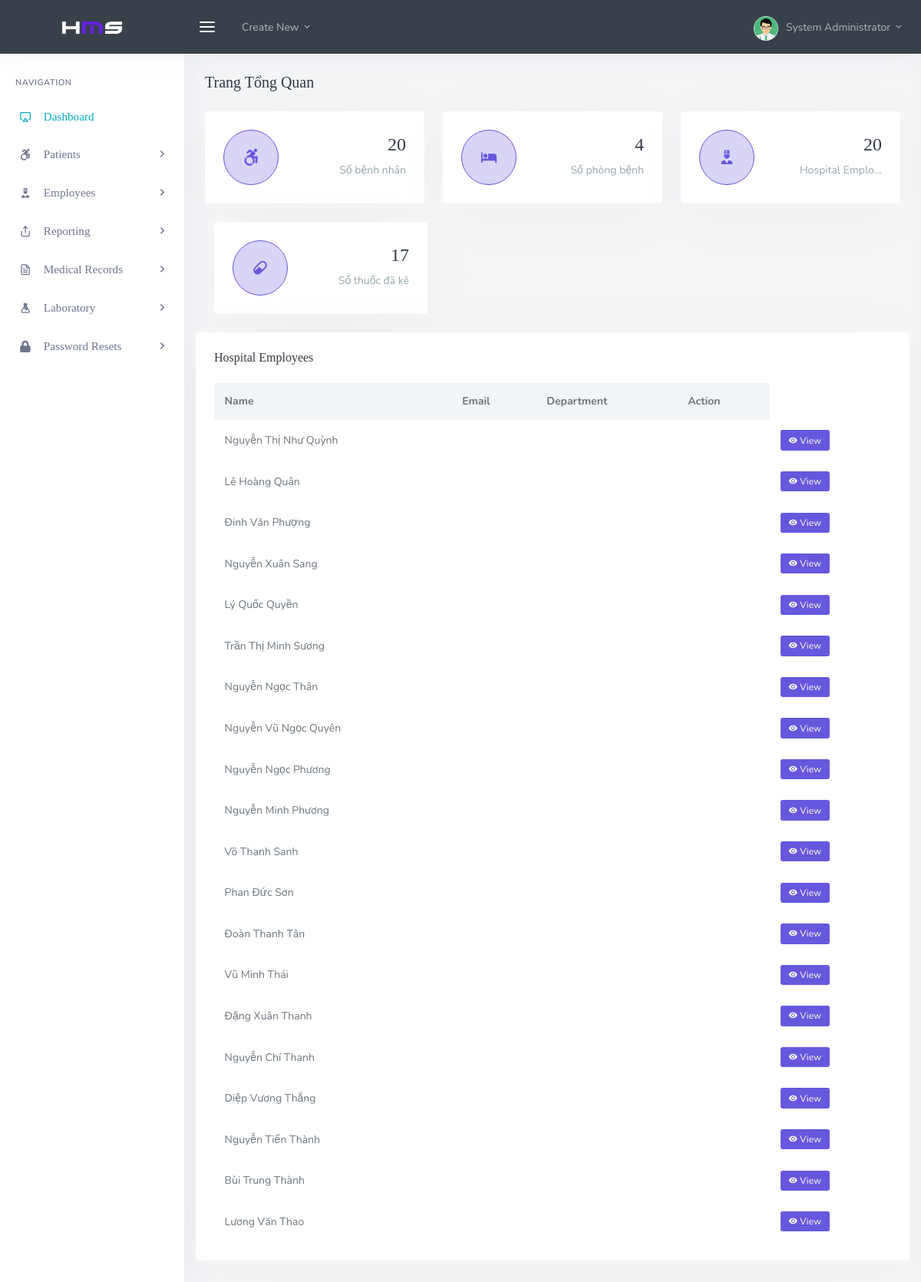
The page /backend/admin/his_admin_dashboard.php (signed in) on the database its author committed.
### tables this page shows
CREATE TABLE `his_admin` (
  `ad_id` int(20) NOT NULL,
  `ad_fname` varchar(200) DEFAULT NULL,
  `ad_lname` varchar(200) DEFAULT NULL,
  `ad_email` varchar(200) DEFAULT NULL,
  `ad_pwd` varchar(200) DEFAULT NULL,
  `ad_dpic` varchar(200) DEFAULT NULL
);

CREATE TABLE `quarantine_camp_staff` (
  `Quarantine_camp_Staff_ID` int(255) NOT NULL,
  `Name` varchar(255) NOT NULL,
  `Gender` varchar(255) NOT NULL,
  `Phone` varchar(255) NOT NULL,
  `Identity_Number` int(255) NOT NULL
);

### backend/admin/his_admin_dashboard.php (the view, shortened to what this page needs)
<?php
  include('assets/inc/config.php');
?>
<!DOCTYPE html>
<html lang="en">
    <?php include("assets/inc/head.php");?>
    <body>
        <div id="wrapper">
            <?php include('assets/inc/nav.php');?>
            <?php include('assets/inc/sidebar.php');?>
            <div class="content-page">
                <div class="content">
                    <div class="container-fluid">
                        <div class="row">
                            <div class="col-12">
                                <div class="page-title-box">
                                    <h4 class="page-title">Trang Tổng Quan</h4>
                                </div>
                            </div>
                        </div>
                        <div class="row">
                            <div class="col-md-6 col-xl-4">
                                <div class="widget-rounded-circle card-box">
                                    <div class="row">
                                        <div class="col-6">
                                            <div class="avatar-lg rounded-circle bg-soft-primary border-primary border">
                                                <i class="fab fa-accessible-icon  font-22 avatar-title text-primary"></i>
                                            </div>
                                        </div>
                                        <div class="col-6">
                                            <div class="text-right">
                                                <?php
                                                    $result ="SELECT count(*) FROM patient ";
                                                    $stmt = $mysqli->prepare($result);
                                                    $stmt->execute();
                                                    $stmt->bind_result($outpatient);
                                                ?>
                                                <h3 class="text-dark mt-1"><span data-plugin="counterup"><?php echo $outpatient;?></span></h3>
                                                <p class="text-muted mb-1 text-truncate">Số bệnh nhân</p>
                                            </div>
                                        </div>
                                    </div>
                                </div>
                            </div>
                            <div class="col-md-6 col-xl-4">
                                <div class="widget-rounded-circle card-box">
                                    <div class="row">
                                        <div class="col-6">
                                            <div class="avatar-lg rounded-circle bg-soft-primary border-primary border">
                                                <i class="mdi mdi-hotel   font-22 avatar-title text-primary"></i>
                                            </div>
                                        </div>
                                        <div class="col-6">
                                            <div class="text-right">
                                                <?php
                                                    $result ="SELECT count(*) FROM room ";
                                                    $stmt = $mysqli->prepare($result);
                                                    $stmt->execute();
                                                    $stmt->bind_result($inpatient);
                                                ?>
                                                <h3 class="text-dark mt-1"><span data-plugin="counterup"><?php echo $inpatient;?></span></h3>
                                                <p class="text-muted mb-1 text-truncate">Số phòng bệnh</p>
                                            </div>
                                        </div>
                                    </div>
                                </div>
                            </div>
                            <div class="col-md-6 col-xl-4">
                                <div class="widget-rounded-circle card-box">
                                    <div class="row">
                                        <div class="col-6">
                                            <div class="avatar-lg rounded-circle bg-soft-primary border-primary border">
                                                <i class="mdi mdi-doctor font-22 avatar-title text-primary"></i>
                                            </div>
                                        </div>
                                        <div class="col-6">
                                            <div class="text-right">
                                                <?php
                                                    $result ="SELECT count(*) FROM quarantine_camp_staff ";
                                                    $stmt = $mysqli->prepare($result);
                                                    $stmt->execute();
                                                    $stmt->bind_result($doc);
                                                ?>
                                                <h3 class="text-dark mt-1"><span data-plugin="counterup"><?php echo $doc;?></span></h3>
                                                <p class="text-muted mb-1 text-truncate">Hospital Employees</p>
                                            </div>
                                        </div>
                                    </div>
                                </div>
                            </div>
                        </div>
                            <div class="col-md-6 col-xl-4">
                                <div class="widget-rounded-circle card-box">
                                    <div class="row">
                                        <div class="col-6">
                                            <div class="avatar-lg rounded-circle bg-soft-primary border-primary border">
                                                <i class="mdi mdi-pill font-22 avatar-title text-primary"></i>
                                            </div>
                                        </div>
                                        <div class="col-6">
                                            <div class="text-right">
                                                <?php
                                                    $result ="SELECT count(*) FROM medication ";
                                                    $stmt = $mysqli->prepare($result);
                                                    $stmt->execute();
                                                    $stmt->bind_result($phar);
                                                ?>
                                                <h3 class="text-dark mt-1"><span data-plugin="counterup"><?php echo $phar;?></span></h3>
                                                <p class="text-muted mb-1 text-truncate">Số thuốc đã kê</p>
                                            </div>
                                        </div>
                                    </div>
                                </div>
                            </div>
                        </div>
                        <div class="row">
                            <div class="col-xl-12">
                                <div class="card-box">
                                    <h4 class="header-title mb-3">Hospital Employees</h4>
                                    <div class="table-responsive">
                                        <table class="table table-borderless table-hover table-centered m-0">
                                            <thead class="thead-light">
                                                <tr>
                                                    <th>Name</th>
                                                    <th>Email</th>
                                                    <th>Department</th>
                                                    <th>Action</th>
                                                </tr>
                                            </thead>
                                            <?php
                                                $ret="SELECT * FROM quarantine_camp_staff ";
                                                $stmt= $mysqli->prepare($ret) ;
                                                $stmt->execute() ;
                                                $res=$stmt->get_result();
                                                while($row=$res->fetch_object())
                                                {
                                            ?>
                                            <tbody>
                                                <tr>
                                                    <td>
                                                    <?php echo $row->Name;?>
                                                    </td>
                                                    <td>
                                                    </td>
                                                    <td>
                                                    </td>
                                                    <td>
                                                    </td>
                                                    <td>
                                                        <a href="his_admin_view_single_employee.php?doc_id=<?php echo $row->doc_id;?>&&doc_number=<?php echo $row->doc_number;?>" class="btn btn-xs btn-primary"><i class="mdi mdi-eye"></i> View</a>
                                                    </td>
                                                </tr>
                                            </tbody>
                                            <?php }?>
                                        </table>
                                    </div>
                                </div>
                            </div>
                        </div>
                    </div>
                </div>
            </div>
    </body>
</html>

### backend/admin/assets/inc/nav.php (shortened to what this page needs)
<?php
    $aid=$_SESSION['ad_id'];
    $ret="select * from his_admin where ad_id=?";
    $stmt= $mysqli->prepare($ret) ;
    $stmt->bind_param('i',$aid);
    $stmt->execute() ;
    $res=$stmt->get_result();
    while($row=$res->fetch_object())
    {
?>
    <div class="navbar-custom">
        <ul class="list-unstyled topnav-menu float-right mb-0">
            <li class="d-none d-sm-block">
            </li>
            <li class="dropdown notification-list">
                <a class="nav-link dropdown-toggle nav-user mr-0 waves-effect waves-light" data-toggle="dropdown" href="#" role="button" aria-haspopup="false" aria-expanded="false">
                    <img src="assets/images/users/<?php echo $row->ad_dpic;?>" alt="dpic" class="rounded-circle">
                    <span class="pro-user-name ml-1">
                        <?php echo $row->ad_fname;?> <?php echo $row->ad_lname;?> <i class="mdi mdi-chevron-down"></i>
                    </span>
                </a>
            </li>
        </ul>
        <div class="logo-box">
            <a href="his_admin_dashboard.php" class="logo text-center">
                <span class="logo-lg">
                    <img src="assets/images/logo-light.png" alt="" height="18">
                </span>
            </a>
        </div>
        <ul class="list-unstyled topnav-menu topnav-menu-left m-0">
            <li>
                <button class="button-menu-mobile waves-effect waves-light">
                    <i class="fe-menu"></i>
                </button>
            </li>
            <li class="dropdown d-none d-lg-block">
                <a class="nav-link dropdown-toggle waves-effect waves-light" data-toggle="dropdown" href="#" role="button" aria-haspopup="false" aria-expanded="false">
                    Create New
                    <i class="mdi mdi-chevron-down"></i>
                </a>
            </li>
        </ul>
    </div>
<?php }?>

### backend/admin/assets/inc/sidebar.php (shortened to what this page needs)
<div class="left-side-menu">
                <div class="slimscroll-menu">
                    <div id="sidebar-menu">
                        <ul class="metismenu" id="side-menu">
                            <li class="menu-title">Navigation</li>
                            <li>
                                <a href="his_admin_dashboard.php">
                                    <i class="fe-airplay"></i>
                                    <span> Dashboard </span>
                                </a>
                            </li>
                            <li>
                                <a href="javascript: void(0);">
                                    <i class="fab fa-accessible-icon "></i>
                                    <span> Patients </span>
                                    <span class="menu-arrow"></span>
                                </a>
                            </li>
                            <li>
                                <a href="javascript: void(0);">
                                    <i class="mdi mdi-doctor"></i>
                                    <span> Employees </span>
                                    <span class="menu-arrow"></span>
                                </a>
                            </li>
                            <li>
                                <a href="javascript: void(0);">
                                    <i class="fe-share"></i>
                                    <span> Reporting </span>
                                    <span class="menu-arrow"></span>
                                </a>
                            </li>
                            <li>
                                <a href="javascript: void(0);">
                                    <i class="fe-file-text"></i>
                                    <span> Medical Records </span>
                                    <span class="menu-arrow"></span>
                                </a>
                            </li>
                            <li>
                                <a href="javascript: void(0);">
                                    <i class="mdi mdi-flask"></i>
                                    <span> Laboratory </span>
                                    <span class="menu-arrow"></span>
                                </a>
                            </li>
                            <li>
                                <a href="javascript: void(0);">
                                    <i class="fas fa-lock"></i>
                                    <span> Password Resets </span>
                                    <span class="menu-arrow"></span>
                                </a>
                            </li>
                        </ul>
                    </div>
                </div>
            </div>

### rows shown on the page
his_admin: ad_dpic (picture), ad_fname "System", ad_lname "Administrator"
quarantine_camp_staff: Name "Nguyễn Thị Như Quỳnh"
quarantine_camp_staff: Name "Lê Hoàng Quân"
quarantine_camp_staff: Name "Đinh Văn Phượng"
quarantine_camp_staff: Name "Nguyễn Xuân Sang"
quarantine_camp_staff: Name "Lý Quốc Quyền"
quarantine_camp_staff: Name "Trần Thị Minh Sương"
quarantine_camp_staff: Name "Nguyễn Ngọc Thân"
quarantine_camp_staff: Name "Nguyễn Vũ Ngọc Quyên"
quarantine_camp_staff: Name "Nguyễn Ngọc Phương"
quarantine_camp_staff: Name "Nguyễn Minh Phương"
quarantine_camp_staff: Name "Võ Thanh Sanh"
quarantine_camp_staff: Name "Phan Đức Sơn"
quarantine_camp_staff: Name "Đoàn Thanh Tân"
quarantine_camp_staff: Name "Vũ Minh Thái"
quarantine_camp_staff: Name "Đặng Xuân Thanh"
quarantine_camp_staff: Name "Nguyễn Chí Thanh"
quarantine_camp_staff: Name "Diệp Vương Thắng"
quarantine_camp_staff: Name "Nguyễn Tiến Thành"
quarantine_camp_staff: Name "Bùi Trung Thành"
quarantine_camp_staff: Name "Lương Văn Thao"

### other values the page prints
$outpatient "20"
$inpatient "4"
$doc "20"
$phar "17"
